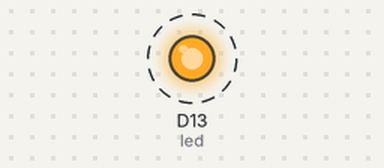
The program below on a simulated CircuitPython board. Parts: output pins drawn as LEDs (lit = HIGH). Dashed ring = blinking.

Above: at 0.5 s.
Timing chart, 0 to 4.6 s (numbered marks = the images above):
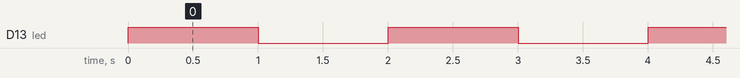

The program:

code.py
```python
import time
import board
from digitalio import DigitalInOut, Direction

# define LED (board.D13 also works)
led_pin = board.LED
led = DigitalInOut(led_pin)
led.direction = Direction.OUTPUT

# toggle light every second
while True:
    led.value = 1
    time.sleep(1)
    led.value = 0
    time.sleep(1)
```

Measured:
- by itself, D13 (led): alternates HIGH for 1.0 s and LOW for 1.0 s
